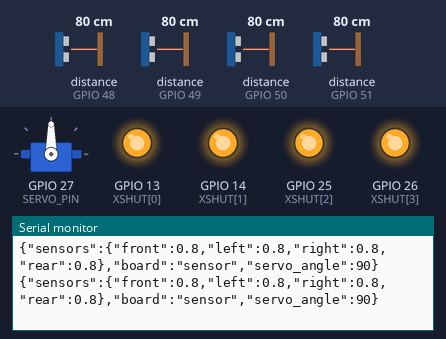
A sketch run on a simulated ESP32. Parts: servo, output pins drawn as LEDs (lit = HIGH), the last lines printed to the serial monitor. The inputs (shaded band) are chosen by the test bench; at power-on: distance to the obstacle (sensors on GPIO 48, GPIO 49, GPIO 50, GPIO 51) 80 cm.

Above: at 1.3 s.
1.4 s: distance to the obstacle (sensor on GPIO 48) set to 250 cm
At 1.75 s:
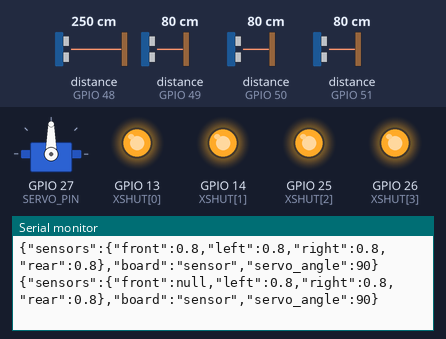
3.5 s: distance to the obstacle (sensor on GPIO 49) set to 250 cm
At 3.81 s:
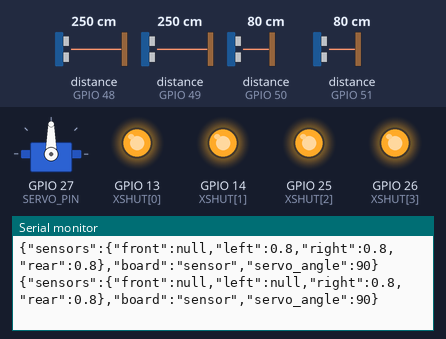
5.5 s: distance to the obstacle (sensor on GPIO 50) set to 2 cm
At 5.6 s:
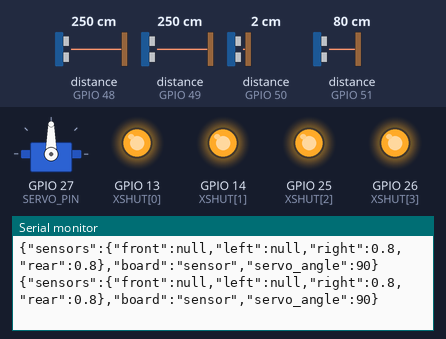
8.5 s: distance to the obstacle (sensor on GPIO 51) set to 250 cm
At 8.76 s:
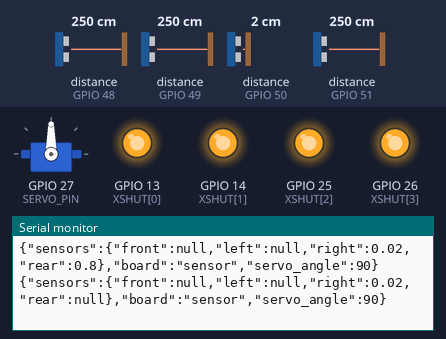
10.5 s: distance to the obstacle (sensor on GPIO 48) set to 2 cm
At 10.82 s:
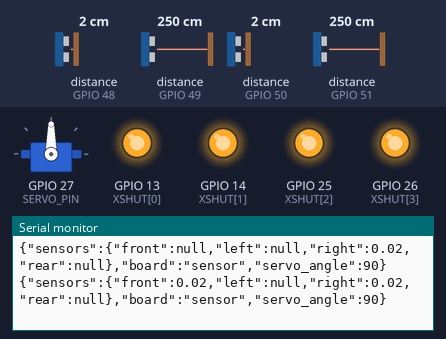
12.6 s: distance to the obstacle (sensor on GPIO 49) set to 2 cm
At 12.89 s:
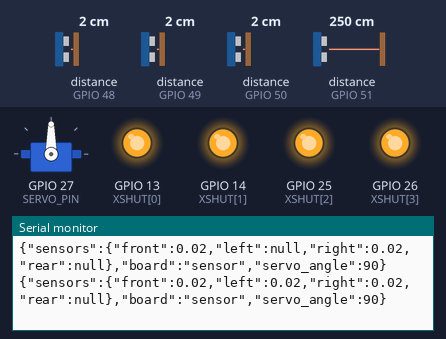

The sketch:

sensor_controller.ino
```cpp
/*
 * ESP32 SENSOR CONTROLLER — VL53L0X + one servo example.
 * Requires ArduinoJson 7, Adafruit_VL53L0X and ESP32Servo libraries.
 * Assumes VL53L0X-compatible breakouts and XSHUT pins. Confirm exact sensor model first.
 * If your sensor is VL53L1X or another model, use its matching library/API instead.
 */
#include <Arduino.h>
#include <Wire.h>
#include <ArduinoJson.h>
#include <Adafruit_VL53L0X.h>
#include <ESP32Servo.h>

static const uint32_t BAUD = 115200;
static const int SDA_PIN = 21, SCL_PIN = 22;
static const int XSHUT[4] = {13, 14, 25, 26}; // PLACEHOLDERS: verify GPIOs and board
static const uint8_t ADDR[4] = {0x30, 0x31, 0x32, 0x33};
static const char *LABEL[4] = {"front", "left", "right", "rear"};
static const int SERVO_PIN = 27; // PLACEHOLDER: verify GPIO and power supply
static const int SERVO_MIN = 20, SERVO_MAX = 160;

Adafruit_VL53L0X s0, s1, s2, s3;
Adafruit_VL53L0X *sensors[4] = {&s0, &s1, &s2, &s3};
bool sensorReady[4] = {false, false, false, false};
Servo mechanismServo;
uint32_t lastReport = 0;

void initSensors() {
  for (int i = 0; i < 4; i++) { pinMode(XSHUT[i], OUTPUT); digitalWrite(XSHUT[i], LOW); }
  delay(20);
  for (int i = 0; i < 4; i++) {
    digitalWrite(XSHUT[i], HIGH); delay(15);
    sensorReady[i] = sensors[i]->begin(0x29, false, &Wire);
    if (sensorReady[i]) {
      sensors[i]->setAddress(ADDR[i]);
      delay(10);
    }
  }
}

float readMeters(int index) {
  if (!sensorReady[index]) return -1.0f;
  VL53L0X_RangingMeasurementData_t measure;
  sensors[index]->rangingTest(&measure, false);
  if (measure.RangeStatus == 4 || measure.RangeMilliMeter == 0) return -1.0f;
  return measure.RangeMilliMeter / 1000.0f;
}

void handleCommand(const String &line) {
  JsonDocument doc;
  if (deserializeJson(doc, line)) return;
  const char *action = doc["action"] | "";
  if (strcmp(action, "servo") == 0) {
    int angle = doc["angle"] | 90;
    mechanismServo.write(constrain(angle, SERVO_MIN, SERVO_MAX));
  }
}

void setup() {
  Serial.begin(BAUD);
  Wire.begin(SDA_PIN, SCL_PIN);
  initSensors();
  mechanismServo.setPeriodHertz(50);
  mechanismServo.attach(SERVO_PIN, 500, 2400);
  mechanismServo.write(90);
  Serial.println("{\"board\":\"sensor\",\"status\":\"ready\"}");
}

void loop() {
  static String line;
  while (Serial.available()) {
    char c = (char)Serial.read();
    if (c == '\n') { handleCommand(line); line = ""; }
    else if (c != '\r' && line.length() < 256) line += c;
    else if (line.length() >= 256) line = "";
  }
  if (millis() - lastReport >= 100) {
    lastReport = millis();
    JsonDocument doc;
    JsonObject sensorsJson = doc["sensors"].to<JsonObject>();
    for (int i = 0; i < 4; i++) {
      float value = readMeters(i);
      if (value >= 0) sensorsJson[LABEL[i]] = value;
      else sensorsJson[LABEL[i]] = nullptr;
    }
    doc["board"] = "sensor";
    doc["servo_angle"] = mechanismServo.read();
    serializeJson(doc, Serial);
    Serial.println();
  }
  delay(2);
}
```

Measured:
- after the input at 1.4 s, the serial monitor: prints a new line after 0.23 s (image 1)
- after the input at 3.5 s, the serial monitor: prints a new line after 0.19 s (image 2)
- after the input at 8.5 s, the serial monitor: prints a new line after 0.14 s (image 4)
- after the input at 10.5 s, the serial monitor: prints a new line after 0.20 s (image 5)
- after the input at 12.6 s, the serial monitor: prints a new line after 0.16 s (image 6)
